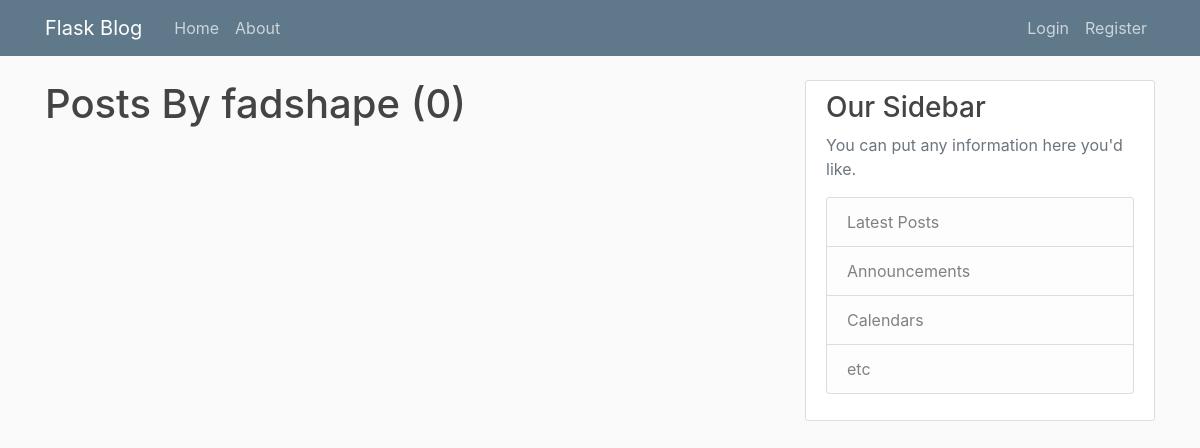
/user/fadshape, run on an earlier commit of the app's database.
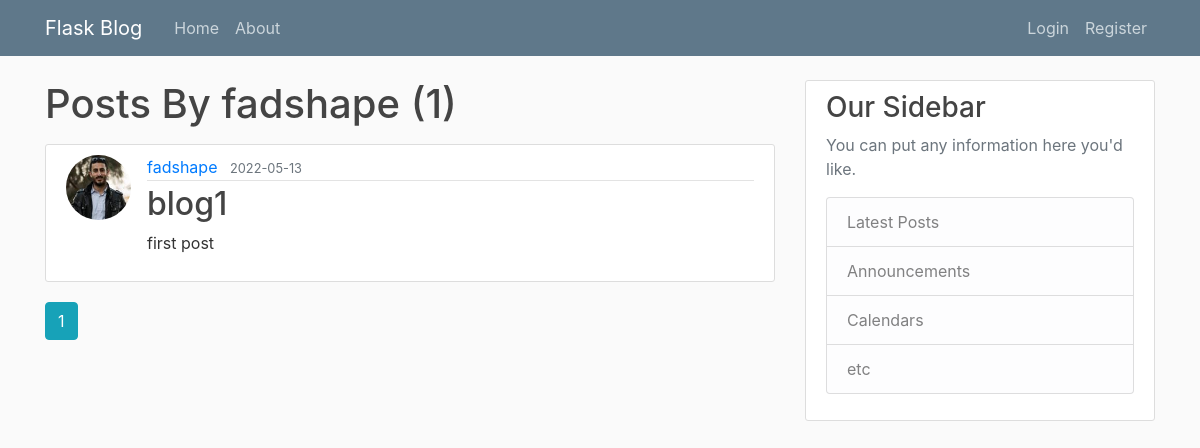
And on a later commit of the database.
### flaskproject/models.py (models this page shows, shortened)
class User(db.Model, UserMixin):
    id = db.Column(db.Integer, primary_key=True)
    username = db.Column(db.String(20), unique=True, nullable=False)
    email = db.Column(db.String(120), unique=True, nullable=False)
    image_file =  db.Column(db.String(20), nullable=False, default='default.jpg')
    password = db.Column(db.String(60), nullable=False)
    posts = db.relationship('Post', backref='author', lazy=True)

class Post(db.Model):
    id = db.Column(db.Integer, primary_key=True)
    title = db.Column(db.String(120), nullable=False)
    date_posted = db.Column(db.DateTime, nullable=False, default=datetime.utcnow)
    content = db.Column(db.Text, nullable=False)
    user_id = db.Column(db.Integer, db.ForeignKey('user.id'), nullable=False)

### flaskproject/routs.py (the view)
@app.route("/user/<string:username>")
def user_posts(username):
    page = request.args.get('page', 1, type=int)
    user = User.query.filter_by(username=username).first_or_404()
    posts = Post.query.filter_by(author=user)\
         .order_by(Post.date_posted.desc())\
        .paginate(page = page, per_page=2)
    return render_template('user_posts.html', posts=posts, user=user)

### flaskproject/templates/user_posts.html (shortened to what this page needs)
{% extends "layout.html" %}
{% block content %}
    <h1 class="mb-3">Posts By {{user.username}} ({{ posts.total }})</h1>
    {% for post in posts.items %}
        <article class="media content-section">
          <img class="rounded-circle article-img" src="{{ url_for('static', filename='profile_pics/' + post.author.image_file)}}">
          <div class="media-body">
            <div class="article-metadata">
              <a class="mr-2" href="{{ url_for('user_posts', username=post.author.username) }}">{{ post.author.username }}</a>
              <small class="text-muted">{{ post.date_posted.strftime('%Y-%m-%d') }}</small>
            </div>
            <h2><a class="article-title" href="{{url_for('post', post_id=post.id)}}">{{ post.title }}</a></h2>
            <p class="article-content">{{ post.content }}</p>
          </div>
        </article>
    {% endfor %}
    {% for page_num in posts.iter_pages(left_edge=1, right_edge=1, left_current=1, right_current=2) %}
      {% if page_num %}
        {% if posts.page == page_num%}
          <a class='btn btn-info mb-4'href="{{url_for('user_posts',username=user.username, page=page_num)}}">{{ page_num}}</a>
        {% else %}
        <a class='btn btn-outline-info mb-4'href="{{url_for('user_posts',username=user.username, page=page_num)}}">{{ page_num}}</a>
        {% endif %}
      {% endif %}
    {% endfor %}
{% endblock content %}

### flaskproject/templates/layout.html (shortened to what this page needs)
<!DOCTYPE html>
<html>
<head>
    <link rel="stylesheet" href="https://maxcdn.bootstrapcdn.com/bootstrap/4.0.0/css/bootstrap.min.css">
    <link rel="stylesheet" type="text/css" href="{{ url_for('static', filename='main.css') }}">
</head>
<body>
    <header class="site-header">
      <nav class="navbar navbar-expand-md navbar-dark bg-steel fixed-top">
        <div class="container">
          <a class="navbar-brand mr-4" href="/">Flask Blog</a>
          <div class="collapse navbar-collapse" id="navbarToggle">
            <div class="navbar-nav mr-auto">
              <a class="nav-item nav-link" href="{{ url_for('home')}}">Home</a>
              <a class="nav-item nav-link" href="{{ url_for('about')}}">About</a>
            </div>
            <div class="navbar-nav">
              {% if current_user.is_authenticated %}
                <a class="nav-item nav-link" href="{{url_for('new_post')}}">Create Post</a>
                <a class="nav-item nav-link" href="{{url_for('profile')}}">Profile</a>
                <a class="nav-item nav-link" href="{{ url_for('logout')}}">Logout</a>
              {% else %}
                <a class="nav-item nav-link" href="{{ url_for('login')}}">Login</a>
                <a class="nav-item nav-link" href="{{ url_for('register')}}">Register</a>
              {% endif %}
            </div>
          </div>
        </div>
      </nav>
    </header>
    <main role="main" class="container">
      <div class="row">
        <div class="col-md-8">
          {% block content %}{% endblock %}
        </div>
        <div class="col-md-4">
          <div class="content-section">
            <h3>Our Sidebar</h3>
            <p class='text-muted'>You can put any information here you'd like.
              <ul class="list-group">
                <li class="list-group-item list-group-item-light">Latest Posts</li>
                <li class="list-group-item list-group-item-light">Announcements</li>
                <li class="list-group-item list-group-item-light">Calendars</li>
                <li class="list-group-item list-group-item-light">etc</li>
              </ul>
            </p>
          </div>
        </div>
      </div>
    </main>
</body>
</html>

### flaskproject/static/main.css (style rules this page uses)
body { background: #fafafa; color: #333333; margin-top: 5rem; }
h1, h2, h3, h4, h5, h6 { color: #444444; }
.bg-steel { background-color: #5f788a; }
.site-header .navbar-nav .nav-link { color: #cbd5db; }
.content-section { background: #ffffff; padding: 10px 20px; border: 1px solid #dddddd; border-radius: 3px; margin-bottom: 20px; }
.article-title { color: #444444; }
.article-content { white-space: pre-line; }
.article-img { height: 65px; width: 65px; margin-right: 16px; }
.article-metadata { padding-bottom: 1px; margin-bottom: 4px; border-bottom: 1px solid #e3e3e3 }

What changed in the data, as far as the page shows it:
added Post: image_file (picture), author.username "fadshape", date_posted "2022-05-13", title "blog1", content "first post"
Also different on the page:
{{ posts.total }}: "0" → "1"
new list line: "1"
